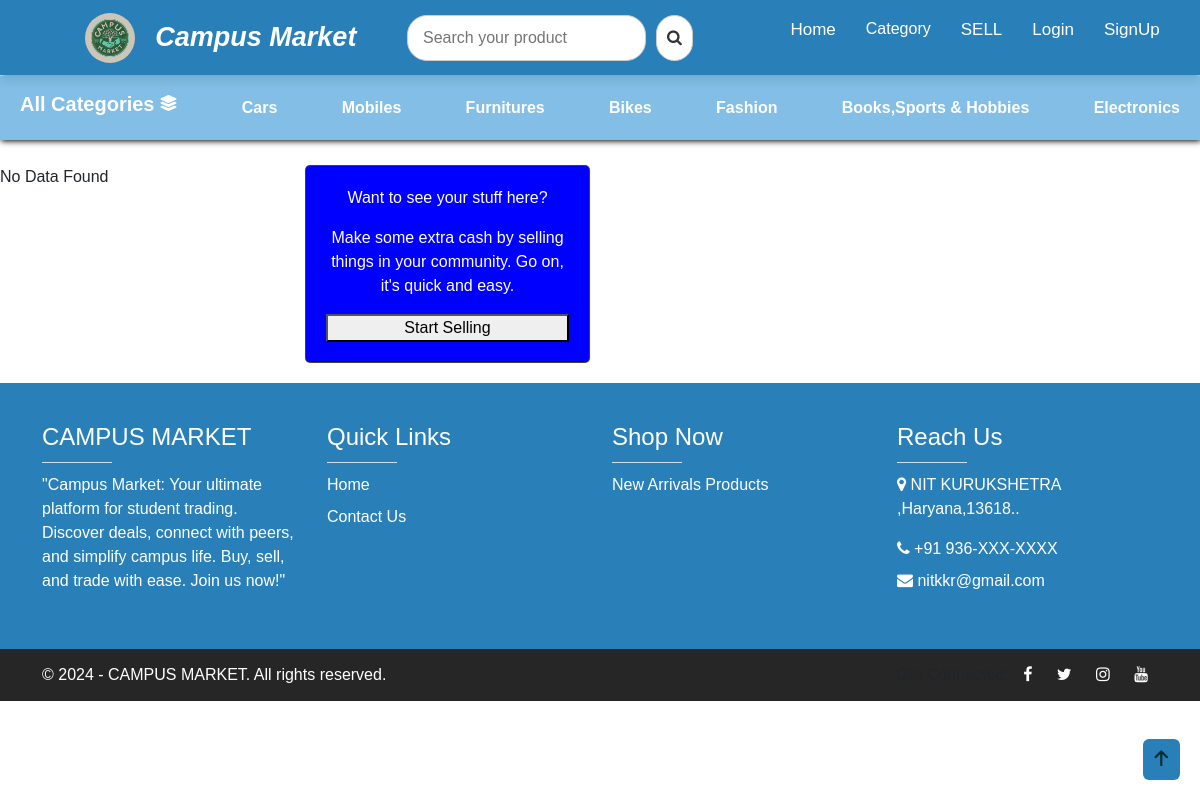
Page /category/1 on the committed database.
### Olxapp/models.py (models this page shows, shortened)
class Category(models.Model):
	name = models.CharField(max_length=100)

### pythonProject/views.py (the view)
# urls.py: path("category/<id>",views.category,name="category"),
def category(request,id):
   cats = Category.objects.all()
   catid =Category.objects.get(id=id)
   save = Olx.objects.filter( category= catid)
   if  request.GET.get('serch') :
       item = request.GET.get('serch')
       if item!=None:
        save = Olx.objects.filter(title__icontains = item)
        print(save)
   data = {
           'store':save,
            'cats':cats,
            'catid':catid
        }
   return render(request,"category.html",data)

### templates/category.html
{% extends "base.html" %}
{% block content %}
<div class="button">
    <a href="/"><i class="fas fa-arrow-up"></i></a>
  </div>
  <div class="content_sell">
    {% for content in store %}
    {% if content.Approved %}
    <div class="item_sell">
      <a href="/item/{{content.id}}">
        <div class="item_contain">
          <div class="item_img">
            <img src="/media/{{content.Upload_image}}" class="sell_image" alt="">
          </div>
          <span class="item_price">
             <i class="fa-solid fa-indian-rupee-sign"></i>
             <h3>{{content.SET_A_PRICE}}</h3>
          </span>
          <div class="extra">{{content.title}}</div>
          <div class="item_desc">
            {{content.Description}}
          </div>
          <div>
            <i class="fas fa-calendar"></i> Listing Date:
            <span class="float-right ">{{content.list_date}}</span>
          </div>
        </div>
      </a>
    </div>
    {% endif %}
    {% empty %}
    No Data Found
    {% endfor %}
    <div class="ads">
      <div>
        <p>Want to see your stuff here?</p>
        <p>Make some extra cash by selling things in your community. Go on, it's quick and easy.</p>
      </div>
      <button><a href="/recipee/">Start Selling</a></button>
    </div>
  </div>
{% endblock  %}

### templates/header.html (shortened to what this page needs)
<!DOCTYPE html>
<html lang="en" >
<head>
  <link rel="stylesheet" href="https://cdnjs.cloudflare.com/ajax/libs/font-awesome/6.5.1/css/all.min.css">
  <link href="https://stackpath.bootstrapcdn.com/font-awesome/4.7.0/css/font-awesome.min.css" rel="stylesheet">
  <link href="https://cdn.jsdelivr.net/npm/bootstrap@5.2.0-beta1/dist/css/bootstrap.min.css" rel="stylesheet">
</head>
<body>
 <div class="nav-conatiner">
  <nav>
    <div class="navbar">
      <div class="logo">
        <a href="/"><img src="/media/logo.jpg" width="50px" height="50px" alt="" style="border-radius: 50%;"></a>
        <div class="logo_write">
          <a href="/">
            <span class="nit">Campus</span>
            <span class="market">Market</span>
          </a>
        </div>
      </div>
      <form>
        <div class="search-form">
          <input type="search" placeholder="Search your product" class="search-input" name="serch" />
          <button class="search-button" type="submit" >
            <i class="fa fa-search"></i>
          </button>
        </div>
      </form>
      <div class="menu_contain">
        <ul class="menu">
          {% if request.user.is_superuser %}
          <li><a href="/requests/">Requests</a></li>
          {% else %}
          <li><a href="/">Home</a></li>
          {% endif %}
          <li><div class="dropdown">
            <button class="dropbtn" >Category</button>
          </div></li>
          <li><a href="/sell/" href="SELL">SELL</a></li>
          {% if request.user.is_authenticated %}
          <li><a href="/profile/">
            {% if user.profile.profile_image %}
            <img src="{{user.profile.profile_image.url}}"  style="border-radius: 50%; width:30px; height: 30px;">
            {% else %}
            <img src="{{user.profile.default.url}}" class="rounded float-right" height="30px" width="30px" style="border-radius : 50% ;" >
            {% endif %}
          </a>
        </li>
          <li><a href="/log_out/">Log Out</a></li>
         {% comment %} <li><a href="/ log_out/">Log Out</a></li> {% endcomment %}
          {% else %}
          <li><a href="/login/">Login</a></li>
          <li><a href="/signup/">SignUp</a></li>
          {% endif %}
        </ul>
      </div>
    </div>
  </nav>
  <div class="hero">
    <div class="catog">
      <h5><a href="/">All Categories</a></h5>
     <a href="/"> <i class="fa-solid fa-layer-group"></i></a>
    </div>
    {% for i in cats  %}
    <a href="/category/{{i.id}}">{{i.name}}</a>
    {% endfor %}
    </div>
    </div>

### templates/header.html (style rules this page uses)
* { margin: 0; padding: 0; box-sizing: border-box; font-family: 'Poppins', sans-serif; }
body { width: 100%; box-sizing: border-box; }
nav { position: fixed; left: 0; top: 0; width: 100%; height: 75px; background: #2980b9; box-shadow: 0 5px 10px rgba(0, 0, 0, 0.1); }
nav .navbar { display: flex; align-items: center; justify-content: space-around; height: 100%; max-width: 100%; background: #2980b9; margin-left: 40px; }
nav .navbar .logo a { color: #fff; font-size: 27px; font-weight: 600; text-decoration: none; margin-left: 20px; }
.menu_contain { display: flex; box-sizing: border-box; }
nav .navbar .menu { display: flex; }
.navbar .menu li { list-style: none; margin: 0 15px; }
.navbar .menu li a { color: #fff; font-size: 17px; font-weight: 500; text-decoration: none; }
.button a { position: fixed; bottom: 20px; right: 20px; color: #002f34; background: #2980b9; padding: 7px 12px; font-size: 18px; border-radius: 6px; box-shadow: rgba(0, 0, 0, 0.15); }
.search-form { display: flex; align-items: center; }
.search-input { border: 1px solid #ccc; border-radius: 20px; padding: 10px 15px; margin-right: 10px; }
.search-button { background-color: #fff; border: 1px solid #ccc; border-radius: 20px; padding: 10px; cursor: pointer; }
.search-button i { color: #333; }
.content_sell { width: 100%; max-width: 1200px; margin: 5px auto 20px auto; display: grid; grid-template-columns: repeat(4, minmax(280px, 1fr)); gap: 20px; padding-top: 20px; }
a { text-decoration: none; color: black; }
.ads { height: auto; border: 1px solid rgba(77, 72, 15, 0.914); background-color: blue; border-radius: 5px; padding: 20px; color: white; display: flex; flex-direction: column; justify-content: space-between; text-align: center; }
.hero { width: 100%; margin-top: 76px; height: 4rem; box-shadow: 1px 1px 6px black; display:flex; justify-content: space-between; padding: 0 20px; background-color: #82bee6; align-items: center; color: white; }
.catog { display: flex; gap : 5px; }
.hero a { color: white; font-weight: bold; }
.dropbtn { background-color:#2980b9; color: white; font-weight: 500; font-size: 16px; border: none; }
.dropdown { position: relative; display: inline-block; }
.logo { display: flex; align-items: center; }
.nit { font-style: italic; font-weight: bold; }
.market { font-style: italic; }

### rows in the picture
Category: name "Cars"
Category: name "Mobiles"
Category: name "Furnitures"
Category: name "Bikes"
Category: name "Fashion"
Category: name "Books,Sports & Hobbies"
Category: name "Electronics"
